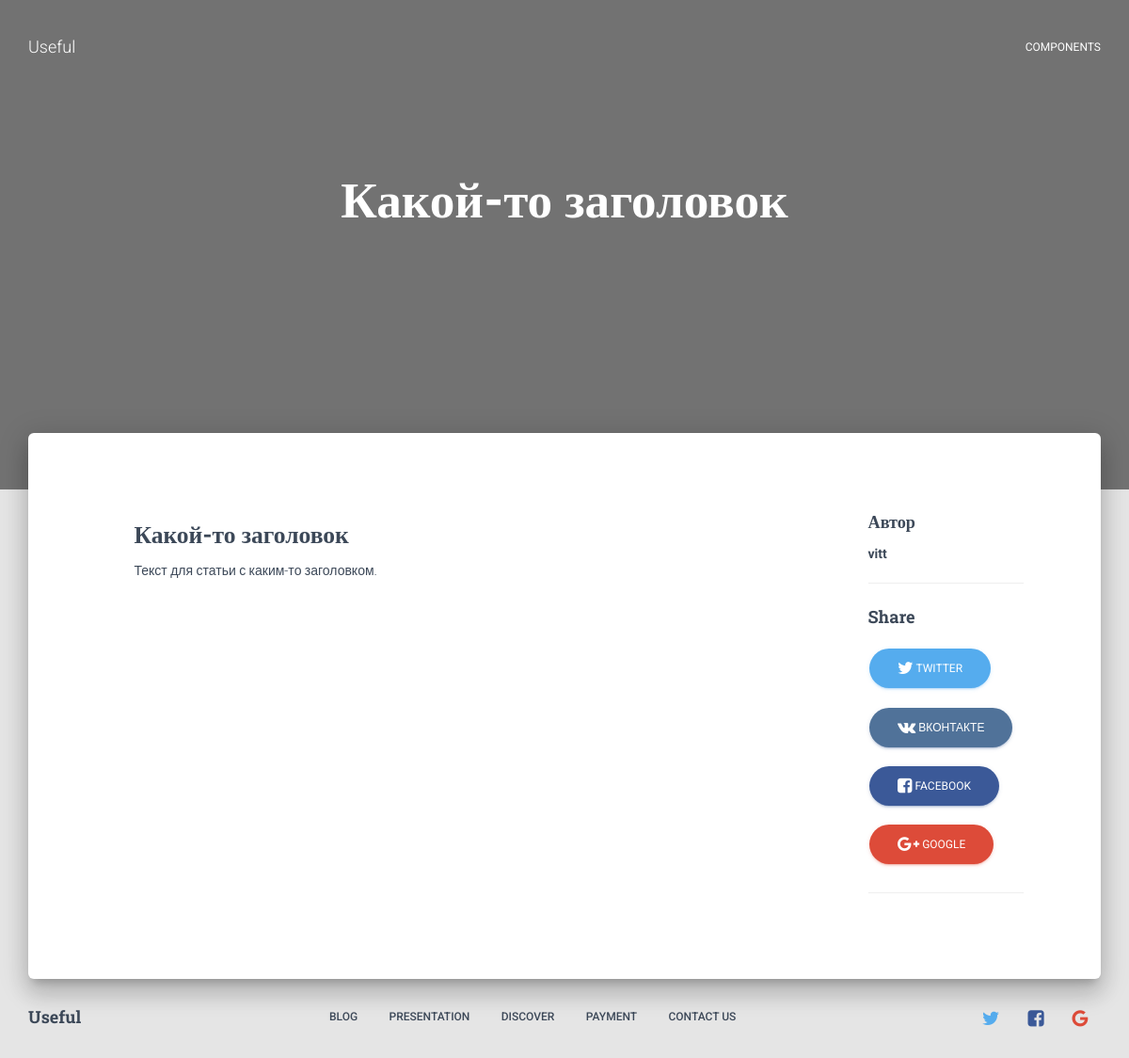
Page /kakoj-zagolovok/ on the committed database.
### posts/models.py (models this page shows, shortened)
class Post(models.Model):
    category = models.ForeignKey(Category, default=1, verbose_name='Категория')
    user = models.ForeignKey(settings.AUTH_USER_MODEL, default=1, verbose_name='Пользователь')
    title = models.CharField(max_length=120, verbose_name='Заголовок')
    slug = models.SlugField(unique=True)
    image = models.ImageField(null=True, blank=True, verbose_name='Изображение')
    content = models.TextField(max_length=10000, verbose_name='Контент')
    updated = models.DateTimeField(auto_now=True, auto_now_add=False, verbose_name='Обновлено')
    timestamp = models.DateTimeField(auto_now=False, auto_now_add=True, verbose_name='Создано')
    keywords = models.CharField(max_length=1024, blank=True, null=True)
    description = models.CharField(max_length=1024, blank=True, null=True)
    class Meta:
        verbose_name = 'Статьи'
        verbose_name_plural = 'Статьи'
        ordering = ["-timestamp", "-updated"]

### posts/views.py (the view)
# urls.py: url(r'^(?P<slug>[-\w]+)/$', post_detail, name="detail"),
def post_detail(request, slug=None):
    instance = get_object_or_404(Post, slug=slug)
    share_string = quote_plus(instance.title)
    context = {
        "instance": instance,
        "title": instance.title,
        "share_string": share_string,
    }
    return render(request, "post_detail.html", context)

### templates/post_detail.html (shortened to what this page needs)
{% extends "base.html" %}
{%block content%}
<div class="page-header header-filter header-small" data-parallax="active"
        {% if instance.image %} style="background-image: url('{{ instance.image.url }}');"{% endif %}>
    <div class="container">
        <div class="row">
            <div class="col-md-8 col-md-offset-2 text-center">
                <h1 class="title">{{ title }}</h1>
            </div>
        </div>
    </div>
</div>
<div class="main main-raised">
    <div class="container">
        <div class="section section-text">
            <div class="row">
                <div class="col-md-7 col-md-offset-1">
                    <h3 class="title">{{ title }}</h3>
                    <p>{{instance.content|linebreaks}}</p>
                </div>
                <div class="col-md-2 col-md-offset-1 stats">
                    <h4 class="title">Автор</h4>
                    <ul class="list-unstyled">
                        <li><b>{{ instance.user }}</b></li>
                    </ul>
                    <hr />
                    <h4 class="title">Share</h4>
                    <a href="https://twitter.com/home?status={{ share_string }}%20{{ request.build_absolute_uri }}" class="btn btn-twitter btn-round">
                        <i class="fa fa-twitter"></i> Twitter</a>
                    <a href="http://vk.com/share.php?url={{ request.build_absolute_uri }}" class="btn btn-vk btn-round">
                        <i class="fa fa-vk"></i> ВКонтакте</a>
                    <a href="https://www.facebook.com/sharer.php?u={{ request.build_absolute_uri }}" class="btn btn-facebook btn-round">
                        <i class="fa fa-facebook-square"></i> Facebook</a>
                    <a href="https://plus.google.com/share?url={{ request.build_absolute_uri }}" class="btn btn-google btn-round">
                        <i class="fa fa-google-plus"></i> Google</a>
                    <hr />
                </div>
            </div>
        </div>
    </div>
</div>
{%endblock content%}

### rows in the picture
Post: title "Какой-то заголовок", content "Текст для статьи с каким-то заголовком.", user "vitt"
